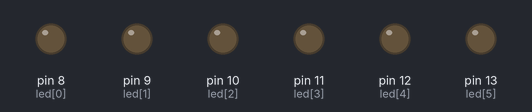
This sketch was run on a simulated Arduino Uno, built with avr-gcc and run on an emulated ATmega328P. Parts: output pins drawn as LEDs (lit = HIGH).

Above: at 0.15 s.
At 3.15 s:
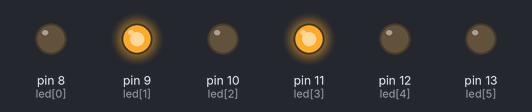
At 6.15 s:
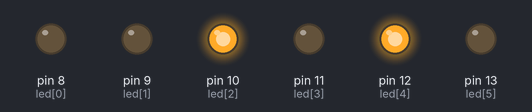
At 12.45 s:
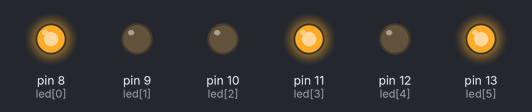
At 18.45 s:
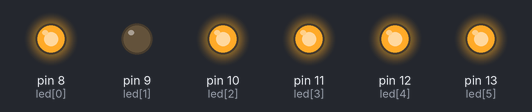
At 24.75 s:
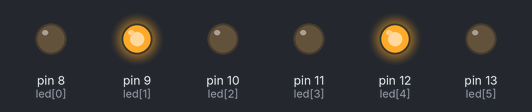
Timing chart, 0 to 25.1 s (numbered marks = the images above):
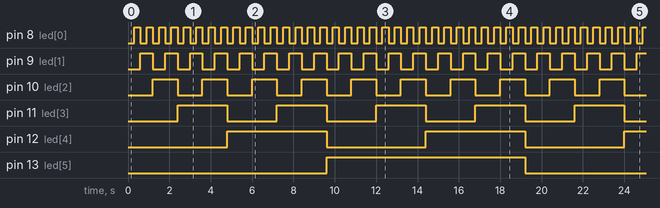

Measured:
- by itself, pin 8 (led[0]): alternates HIGH for 0.30 s and LOW for 0.30 s
- by itself, pin 9 (led[1]): alternates HIGH for 0.60 s and LOW for 0.60 s
- by itself, pin 10 (led[2]): alternates HIGH for 1.2 s and LOW for 1.2 s
- by itself, pin 11 (led[3]): alternates HIGH for 2.4 s and LOW for 2.4 s
- by itself, pin 12 (led[4]): alternates HIGH for 4.8 s and LOW for 4.8 s
- by itself, pin 13 (led[5]): alternates HIGH for 9.6 s and LOW for 9.6 s

The sketch:

Binary_counter.ino
```cpp
int led[6] = {8,9,10,11,12,13};

void setup(){
  for(int i=0;i<6;i++){
    pinMode(led[i], OUTPUT);
  }
}

void loop(){
  for(int i=0; i<64; i++){
    //000000 0 0%2 = 0
    //000001 1 1%2 = 1
    //000010 2 2%2 = 0 , 2%4 = 2
    //000011 3 3%2 = 1 , 3%4 = 3
    //000100 4 4%2 = 0 , 4%4 = 0 4%8=4
    //..
    //000111 7 7%2 = 1 , 7%4 = 3 7%8=7
    //..
    //001000 8 ----------------------- 8%16=8
    if((i%2)>0)  { digitalWrite(led[0], HIGH);}else{digitalWrite(led[0], LOW);}
    if((i%4)>1)  { digitalWrite(led[1], HIGH);}else{digitalWrite(led[1], LOW);}
    if((i%8)>3)  { digitalWrite(led[2], HIGH);}else{digitalWrite(led[2], LOW);}
    if((i%16)>7) { digitalWrite(led[3], HIGH);}else{digitalWrite(led[3], LOW);}
    if((i%32)>15){ digitalWrite(led[4], HIGH);}else{digitalWrite(led[4], LOW);}
    if((i%64)>31){ digitalWrite(led[5], HIGH);}else{digitalWrite(led[5], LOW);}

    delay(300);
  }
}
```
